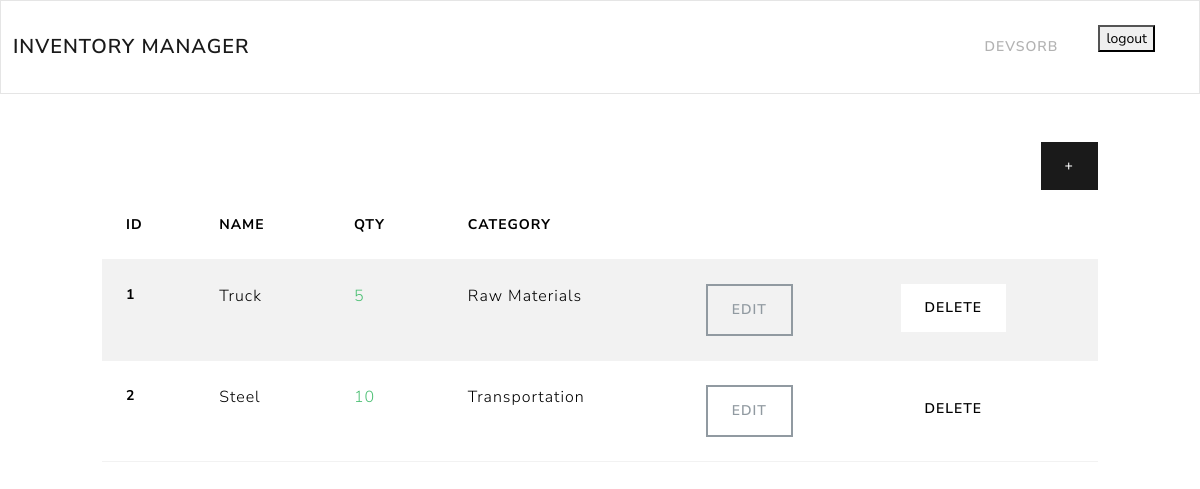
The app's page /dashboard/ (signed in), older data.
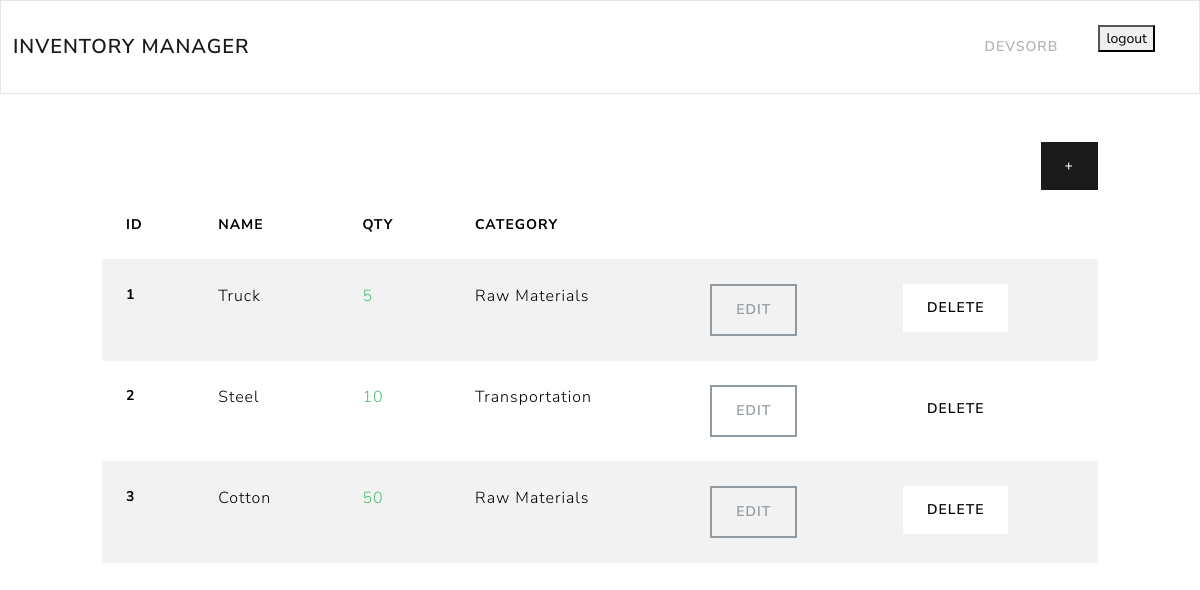
The same page, newer data.
### inventory/models.py (models this page shows, shortened)
class InventoryItem(models.Model):
    name = models.CharField(max_length=200)
    quantity = models.PositiveIntegerField()
    category = models.ForeignKey('Category', on_delete=models.SET_NULL, blank=True, null=True)
    date_created =models.DateTimeField(auto_now_add=True)
    user = models.ForeignKey('auth.User', on_delete=models.CASCADE)

class Category(models.Model):
    name = models.CharField(max_length=200)
    class Meta:
        verbose_name_plural ='categories'

### inventory/views.py (the view)
# urls.py: path('dashboard/', Dashboard.as_view(), name='dashboard'),
class Dashboard(LoginRequiredMixin, View):
    def get(self, request):
        items = InventoryItem.objects.filter(user=self.request.user.id).order_by('id')
        return render(request, 'inventory/dashboard.html', {'items': items})

### inventory/templates/inventory/dashboard.html (shortened to what this page needs)
{% extends 'inventory/base.html' %}
{% block content %}
	<div class="row">
		<div class="col-md-10 col-12 mx-auto mt-5">
			<div class="d-flex justify-content-end">
				<a href="{% url 'add-item' %}" class="btn btn-primary">+</a>
			</div>
			<table class="table table-hover table-striped">
				<thead>
					<tr>
						<th scope="col">ID</th>
						<th scope="col">Name</th>
						<th scope="col">Qty</th>
						<th scope="col">Category</th>
						<th scope="col"></th>
						<th scope="col"></th>
					</tr>
				</thead>
				<tbody>
					{% for item in items %}
					<tr>
						<th scope="row">{{ item.id }}</th>
						<td>{{ item.name }}</td>
						{% if item.id in low_inventory_ids %}
							<td class="text-danger">{{ item.quantity }}</td>
						{% else %}
							<td class="text-success">{{ item.quantity }}</td>
						{% endif %}
						<td>{{ item.category.name }}</td>
						<td><a href="{% url 'edit-item' item.id %}" class="btn btn-outline-secondary">Edit</a></td>
						<td><a href="{% url 'delete-item' item.id %}" class="btn btn-secondary">Delete</a></td>
					</tr>
					{% endfor %}
				</tbody>
			</table>
		</div>
	</div>
{% endblock content %}

Row changes from the older to the newer data that the page shows:
added InventoryItem: id "3", name "Cotton", quantity "50", category.name "Raw Materials"
